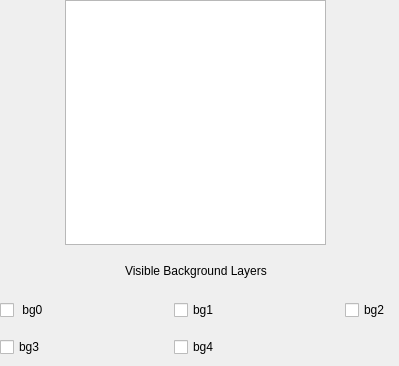
<?xml version="1.0" encoding="UTF-8"?>
<ui version="4.0">
 <class>tab_bgall</class>
 <widget class="QWidget" name="tab_bgall">
  <property name="geometry">
   <rect>
    <x>0</x>
    <y>0</y>
    <width>399</width>
    <height>366</height>
   </rect>
  </property>
  <property name="windowTitle">
   <string>Form</string>
  </property>
  <widget class="QWidget" name="verticalLayoutWidget">
   <property name="geometry">
    <rect>
     <x>0</x>
     <y>0</y>
     <width>391</width>
     <height>365</height>
    </rect>
   </property>
   <layout class="QVBoxLayout" name="verticalLayout">
    <item>
     <layout class="QHBoxLayout" name="horizontalLayout">
      <item>
       <spacer name="horizontalSpacer_10">
        <property name="orientation">
         <enum>Qt::Horizontal</enum>
        </property>
        <property name="sizeType">
         <enum>QSizePolicy::MinimumExpanding</enum>
        </property>
        <property name="sizeHint" stdset="0">
         <size>
          <width>40</width>
          <height>20</height>
         </size>
        </property>
       </spacer>
      </item>
      <item>
       <widget class="QGraphicsView" name="graphicsView">
        <property name="minimumSize">
         <size>
          <width>261</width>
          <height>245</height>
         </size>
        </property>
        <property name="maximumSize">
         <size>
          <width>261</width>
          <height>245</height>
         </size>
        </property>
       </widget>
      </item>
      <item>
       <spacer name="horizontalSpacer_9">
        <property name="orientation">
         <enum>Qt::Horizontal</enum>
        </property>
        <property name="sizeType">
         <enum>QSizePolicy::MinimumExpanding</enum>
        </property>
        <property name="sizeHint" stdset="0">
         <size>
          <width>40</width>
          <height>20</height>
         </size>
        </property>
       </spacer>
      </item>
     </layout>
    </item>
    <item>
     <layout class="QHBoxLayout" name="horizontalLayout_2">
      <item>
       <spacer name="horizontalSpacer_11">
        <property name="orientation">
         <enum>Qt::Horizontal</enum>
        </property>
        <property name="sizeHint" stdset="0">
         <size>
          <width>40</width>
          <height>20</height>
         </size>
        </property>
       </spacer>
      </item>
      <item>
       <widget class="QLabel" name="label">
        <property name="text">
         <string>Visible Background Layers</string>
        </property>
       </widget>
      </item>
      <item>
       <spacer name="horizontalSpacer_12">
        <property name="orientation">
         <enum>Qt::Horizontal</enum>
        </property>
        <property name="sizeHint" stdset="0">
         <size>
          <width>40</width>
          <height>20</height>
         </size>
        </property>
       </spacer>
      </item>
     </layout>
    </item>
    <item>
     <layout class="QGridLayout" name="gridLayout_3">
      <item row="0" column="1">
       <spacer name="horizontalSpacer_5">
        <property name="orientation">
         <enum>Qt::Horizontal</enum>
        </property>
        <property name="sizeType">
         <enum>QSizePolicy::MinimumExpanding</enum>
        </property>
        <property name="sizeHint" stdset="0">
         <size>
          <width>10</width>
          <height>26</height>
         </size>
        </property>
       </spacer>
      </item>
      <item row="0" column="3">
       <spacer name="horizontalSpacer_6">
        <property name="orientation">
         <enum>Qt::Horizontal</enum>
        </property>
        <property name="sizeType">
         <enum>QSizePolicy::MinimumExpanding</enum>
        </property>
        <property name="sizeHint" stdset="0">
         <size>
          <width>10</width>
          <height>26</height>
         </size>
        </property>
       </spacer>
      </item>
      <item row="1" column="2">
       <spacer name="verticalSpacer_3">
        <property name="orientation">
         <enum>Qt::Vertical</enum>
        </property>
        <property name="sizeType">
         <enum>QSizePolicy::Minimum</enum>
        </property>
        <property name="sizeHint" stdset="0">
         <size>
          <width>20</width>
          <height>5</height>
         </size>
        </property>
       </spacer>
      </item>
      <item row="2" column="3">
       <spacer name="horizontalSpacer_7">
        <property name="orientation">
         <enum>Qt::Horizontal</enum>
        </property>
        <property name="sizeType">
         <enum>QSizePolicy::MinimumExpanding</enum>
        </property>
        <property name="sizeHint" stdset="0">
         <size>
          <width>10</width>
          <height>26</height>
         </size>
        </property>
       </spacer>
      </item>
      <item row="2" column="1">
       <spacer name="horizontalSpacer_8">
        <property name="orientation">
         <enum>Qt::Horizontal</enum>
        </property>
        <property name="sizeType">
         <enum>QSizePolicy::MinimumExpanding</enum>
        </property>
        <property name="sizeHint" stdset="0">
         <size>
          <width>10</width>
          <height>26</height>
         </size>
        </property>
       </spacer>
      </item>
      <item row="3" column="2">
       <spacer name="verticalSpacer_4">
        <property name="orientation">
         <enum>Qt::Vertical</enum>
        </property>
        <property name="sizeType">
         <enum>QSizePolicy::Minimum</enum>
        </property>
        <property name="sizeHint" stdset="0">
         <size>
          <width>10</width>
          <height>5</height>
         </size>
        </property>
       </spacer>
      </item>
      <item row="0" column="0">
       <widget class="QCheckBox" name="checkBox">
        <property name="text">
         <string> bg0</string>
        </property>
       </widget>
      </item>
      <item row="2" column="0">
       <widget class="QCheckBox" name="checkBox_2">
        <property name="text">
         <string>bg3</string>
        </property>
       </widget>
      </item>
      <item row="0" column="2">
       <widget class="QCheckBox" name="checkBox_3">
        <property name="text">
         <string>bg1</string>
        </property>
       </widget>
      </item>
      <item row="2" column="2">
       <widget class="QCheckBox" name="checkBox_4">
        <property name="text">
         <string>bg4</string>
        </property>
       </widget>
      </item>
      <item row="0" column="4">
       <widget class="QCheckBox" name="checkBox_5">
        <property name="text">
         <string>bg2</string>
        </property>
       </widget>
      </item>
     </layout>
    </item>
   </layout>
  </widget>
 </widget>
 <resources/>
 <connections/>
</ui>
